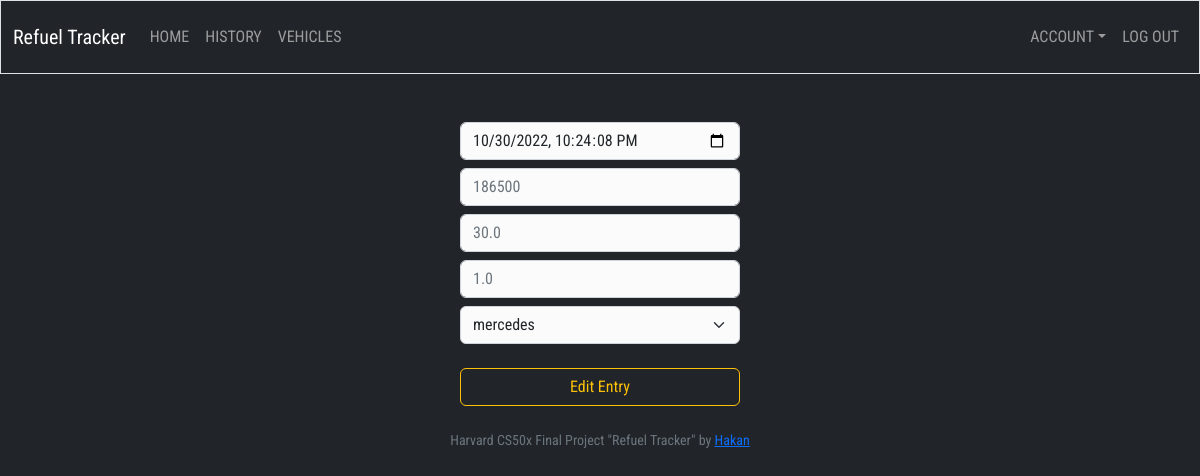
The page /edit/40 (signed in) on the database its author committed.
### tables this page shows
CREATE TABLE "refuels" (
	"id"	INTEGER NOT NULL UNIQUE,
	"date"	TEXT NOT NULL,
	"distance"	INTEGER NOT NULL DEFAULT 0,
	"volume"	REAL NOT NULL DEFAULT 0,
	"price"	REAL NOT NULL DEFAULT 0,
	"total_price"	REAL NOT NULL DEFAULT 0,
	"user_id"	INTEGER NOT NULL,
	"vehicle_id"	INTEGER NOT NULL,
	"vehicle_name"	TEXT NOT NULL,
	PRIMARY KEY("id" AUTOINCREMENT),
	FOREIGN KEY("vehicle_id") REFERENCES "vehicles"("id"),
	FOREIGN KEY("user_id") REFERENCES "users"("id")
);

### app.py (the view, shortened to what this page needs)
@app.route("/edit/<int:id>", methods=["GET", "POST"])
@login_required
def edit(id):
    refuel_db = db.execute(
        "SELECT * FROM refuels WHERE user_id=? AND id=?", session["user_id"], id)
    if not refuel_db:
        return errorMsg("Not found!")
    date = refuel_db[0]["date"]
    users_vehicles_db = db.execute(
        "SELECT name FROM vehicles WHERE user_id=?", session["user_id"])
    vehicles_list = []
    for vehicle in users_vehicles_db:
        if vehicle['name'] == refuel_db[0]["vehicle_name"]:
            continue
        else:
            vehicles_list.append(vehicle['name'])
    if request.method == "GET":
        return render_template("edit.html", refuel=refuel_db[0], date=date, id=id, vehicles=vehicles_list)
    else:
        return errorMsg("Method not allowed!")

### app.py (called while the page is built)
@app.after_request
def after_request(response):
    response.headers["Cache-Control"] = "no-cache, no-store, must-revalidate"
    response.headers["Expires"] = 0
    response.headers["Pragma"] = "no-cache"
    return response

### helpers.py (called while the page is built)
def login_required(f):
    @wraps(f)
    def decorated_function(*args, **kwargs):
        if session.get("user_id") is None:
            return redirect("/login")
        return f(*args, **kwargs)
    return decorated_function

### templates/edit.html (shortened to what this page needs)
{% extends "layout.html" %}
{% block main %}
<form action="/edit/{{id}}" autocomplete="off" method="post">
    <div class="my-4">
        <input class="form-control my-2 mx-auto w-sm-80" type="datetime-local" min="2010-01-01T00:00:00"
            max="2038-01-01T00:00:00" name="date" value="{{ date }}" step="any" required>
        <input class="form-control my-2 mx-auto w-sm-80" type="number" min="0" name="distance"
            placeholder="{{refuel['distance']}}" required>
        <input class="form-control my-2 mx-auto w-sm-80" type="number" min="0" step="any" name="volume"
            placeholder="{{refuel['volume']}}" required>
        <input class="form-control my-2 mx-auto w-sm-80" type="number" min="0" step="any" name="price"
            placeholder="{{refuel['price']}}" required>
        <select class="form-select mx-auto w-sm-80 mb-4" name="vehicle">
            <option selected value="{{ refuel['vehicle_name'] }}">{{ refuel['vehicle_name'] }}</option>
        </select>
    </div>
    <button class="btn btn-outline-warning w-sm-80 mx-auto px-5"> Edit Entry </button>
</form>
{% endblock %}

### static/styles.css (style rules this page uses)
body { font-family: 'Roboto Condensed', sans-serif; }
input[type="text"], input[type="number"], input[type="password"], input[type="datetime-local"], .form-select { width: 280px; background-color: #fbfbfb; }
.btn { width: 280px; }

### rows shown on the page
refuels: date "10/30/2022 22:24:08", distance "186500", volume "30.0", price "1.0", vehicle "mercedes"
